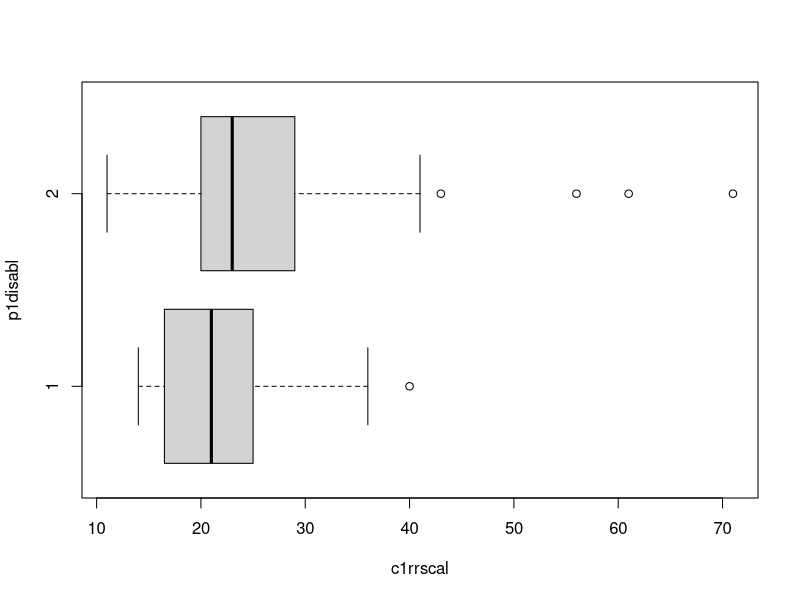
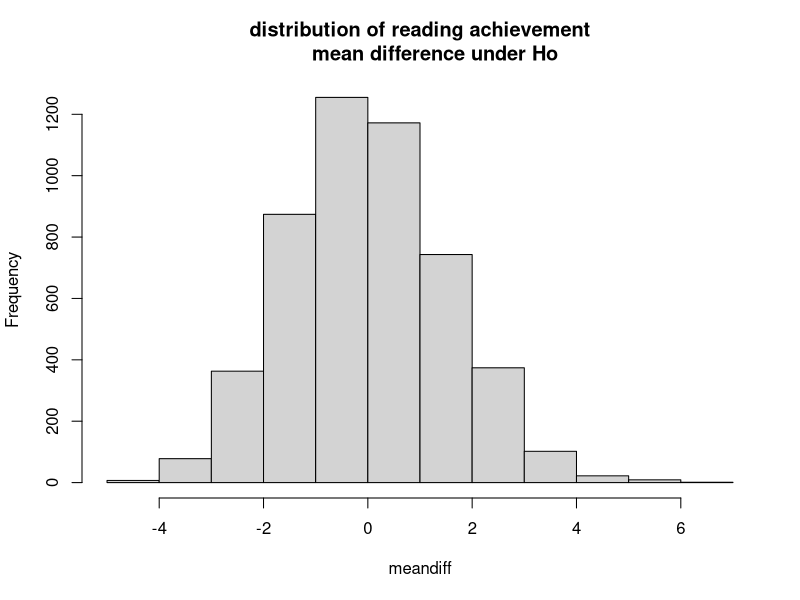
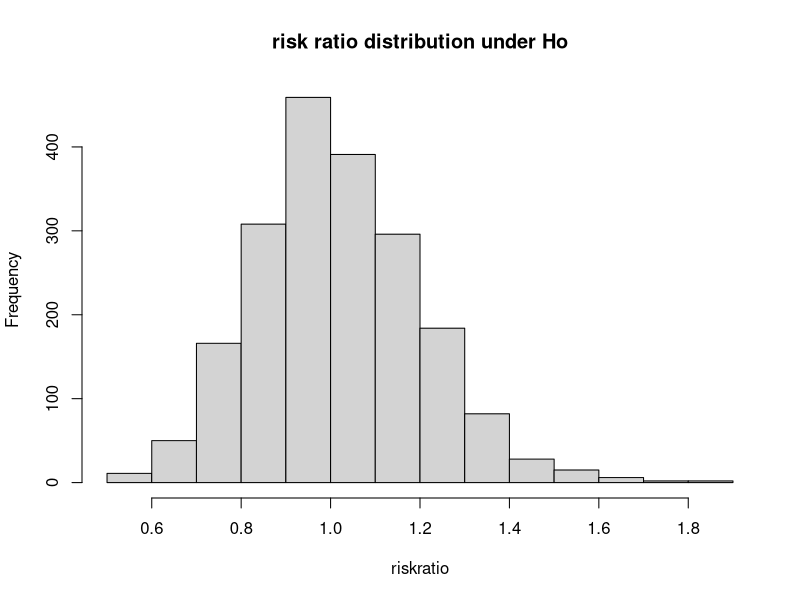
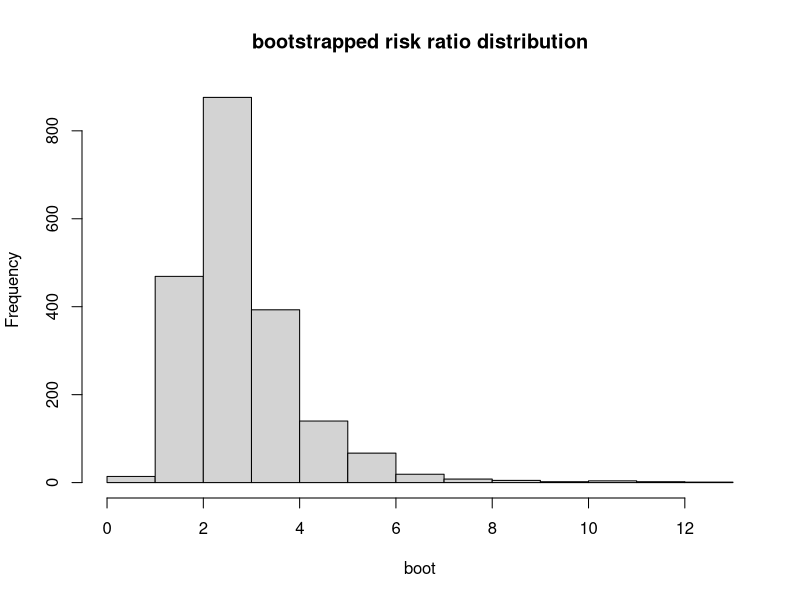
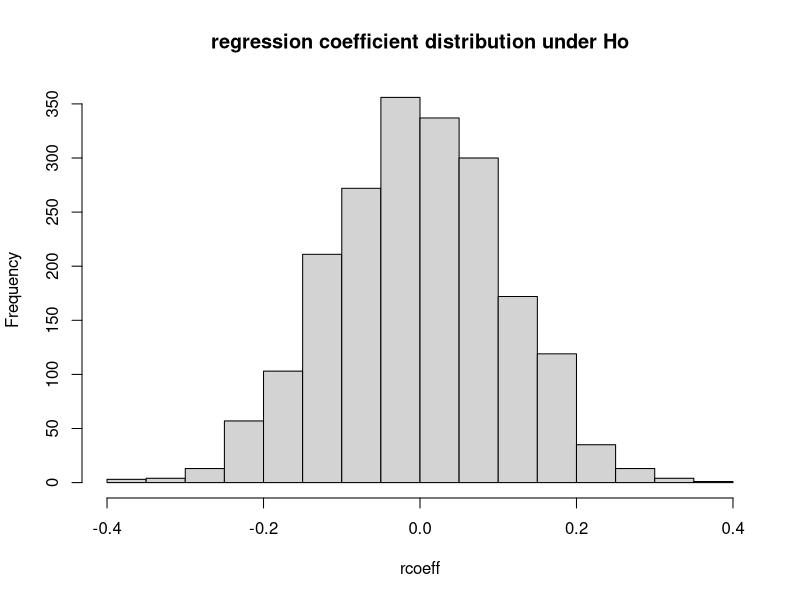
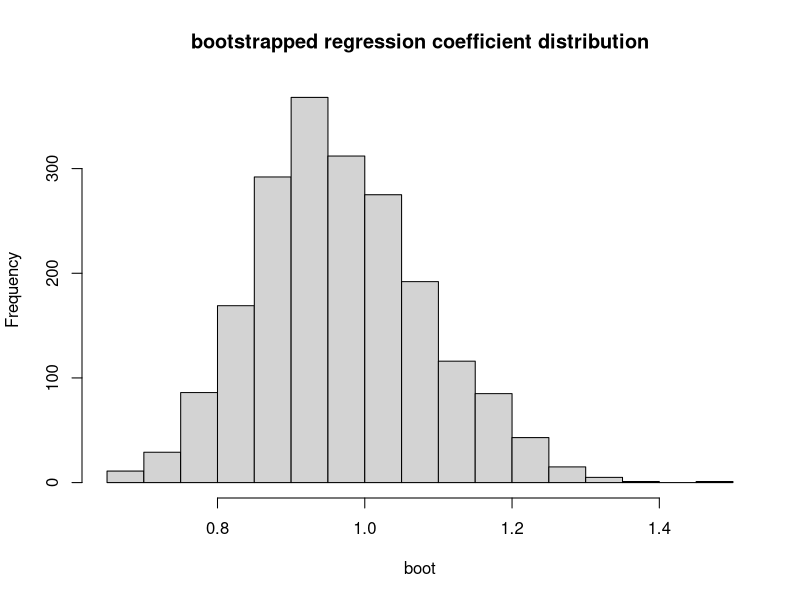
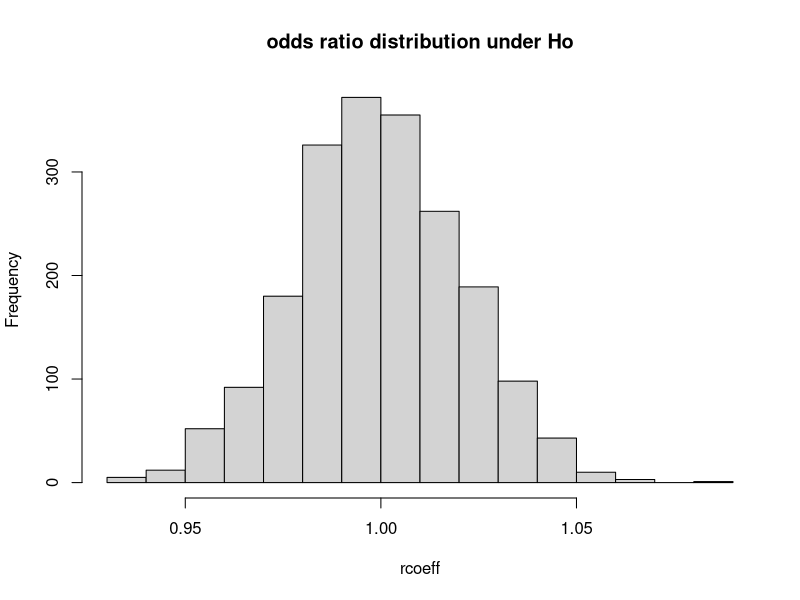
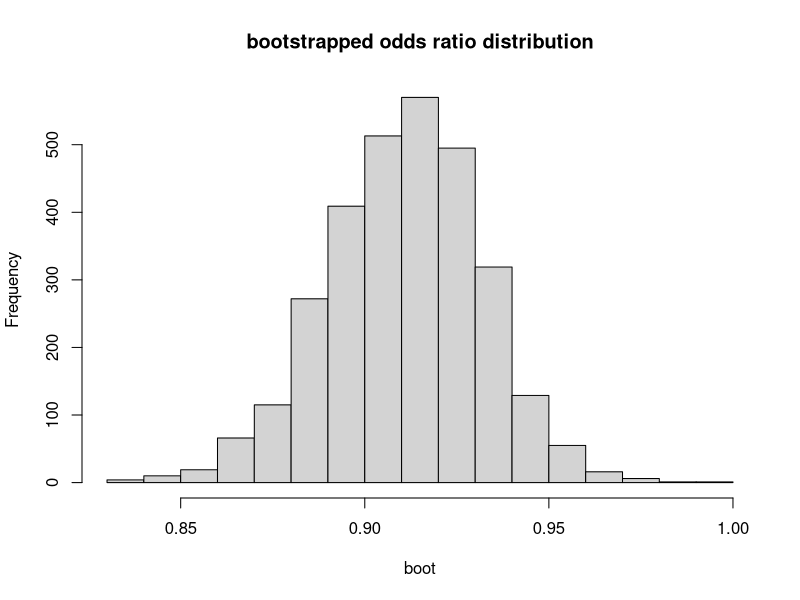

Generate these figures, in order, with R:
#ASRR Chapter 9

#9.4
ecls=read.table(file="ecls200.txt",header=TRUE)
str(ecls)
table(ecls$p1disabl)
prop.table(table(ecls$p1disabl))
boxplot(c1rrscal~p1disabl,data=ecls, horizontal = T)

stat=(mean(ecls$c1rrscal[ecls$p1disabl == 2]))-(mean(ecls$c1rrscal[ecls$p1disabl == 1]))
stat
N=5000
meandiff=numeric(N)
for (i in 1:N) {
  data <- sample(ecls$c1rrscal,200,replace=FALSE)
  grp1 <- data[1:36]
  grp2 <- data[37:200]
  meandiff[i] <- mean(grp1)-mean(grp2)
}
hist(meandiff, main="distribution of reading achievement
     mean difference under Ho") 
pvalue=length(which(abs(meandiff)>=stat))/N
pvalue

#mean difference
N=2000
boot=numeric(N)
for (i in 1:N) {
  grp1 <- sample(ecls$c1rrscal[ecls$p1disabl == 1],36,replace=T)
  grp2 <- sample(ecls$c1rrscal[ecls$p1disabl == 2],164,replace=T)
  boot[i] <- mean(grp2)-mean(grp1)
}
SEb=sd(boot)

#t interval
mdiff=(mean(ecls$c1rrscal[ecls$p1disabl == 2]))-(mean(ecls$c1rrscal[ecls$p1disabl == 1]))
n=200
moe=qt(0.975,n-1)*SEb   
mdiff+c(-1,1)*moe
#percentile interval
quantile(boot,c(0.025,0.975))

#9.5
library(car)
ecls$daded=as.factor(recode(ecls$wkdaded, "1:3='low'; 6:9='high'; else=NA"))
ecls$schtype=as.factor(recode(ecls$s2kpupri,"2='0';'else'"))
ecls$schtype=factor(ecls$schtype,level=c(0,1),labels=c("private","public"))
tab=table(ecls$schtype,ecls$daded)
addmargins(tab)

prop.table(tab,margin=2)
ptab=prop.table(tab,margin=2)
RR=ptab[1,1]/ptab[1,2]
RR  

obs=RR
N=2000
riskratio=numeric(N) 
for (i in 1:N) {
  data <- sample(0:1,137, replace=T)
  grp1 <- data[1:55]
  grp2 <- data[56:137]
  riskratio[i] <- mean(grp1)/mean(grp2)
}
hist(riskratio,main="risk ratio distribution under Ho")
pvalue=length(which(riskratio>=obs))/N
pvalue

high=c(rep(1,17),rep(0,38))
low=c(rep(1,10),rep(0,72))

N=2000
boot=numeric(N) 
for (i in 1:N) {
  grp1 <- sample(high,55,replace=T)
  grp2 <- sample(low,82,replace=T)
  boot[i] <- mean(grp1)/mean(grp2)
}
hist(boot,main="bootstrapped risk ratio distribution")
quantile(boot,c(0.025,0.975))

#9.6
reg=lm(c4rrscal~c1rrscal,data=ecls)   
reg$coefficients[2] #retrieve regression coeff

beta=reg$coefficients[2] 
N=2000
rcoeff=numeric(N) 
for (i in 1:N) {
  y=sample(ecls$c4rrscal,200,replace=F)
  x=sample(ecls$c1rrscal,200,replace=F)
  mod<-lm(y~x)
  rcoeff[i] <- mod$coefficients[2]
}
hist(rcoeff,main="regression coefficient distribution under Ho")
pvalue=length(which(abs(rcoeff)>=beta))/N
pvalue

N=2000
boot=numeric(N) 
for (i in 1:N) {
  dat <- ecls[sample(nrow(ecls),200,replace=T),]
  mod <- lm(c4rrscal~c1rrscal,data=dat)
  boot[i] <- mod$coefficients[2]
}
hist(boot,main="bootstrapped regression coefficient distribution")
#t interval
SEb=sd(boot)
n=200
moe=qt(0.975,n-1)*SEb   
beta+c(-1,1)*moe
#percentile interval
quantile(boot,c(0.025,0.975))

#9.7
table(ecls$schtype)
mod=glm(schtype~wksesl,data=ecls,family=binomial)
exp(mod$coefficients[2])

OR=exp(mod$coefficients[2])
N=2000
rcoeff=numeric(N) 
for (i in 1:N) {
  y=sample(0:1,200, replace=T)
  x=sample(ecls$wksesl,200,replace=F)
  mod<-glm(y~x,family=binomial)
  rcoeff[i] <- exp(mod$coefficients[2])
}
hist(rcoeff,main="odds ratio distribution under Ho")
pvalue=length(which(rcoeff<=OR))/N
pvalue

N=3000
boot=numeric(N) 
for (i in 1:N) {
  dat <- ecls[sample(nrow(dat),200,replace=T),]
  mod <- glm(schtype~wksesl,data=dat,family=binomial)
  boot[i] <- exp(mod$coefficients[2])
}
hist(boot,main="bootstrapped odds ratio distribution")  

#t interval
SEb=sd(boot)
n=200
moe=qt(0.975,n-1)*SEb   
OR+c(-1,1)*moe
quantile(boot,c(0.05,0.95))




